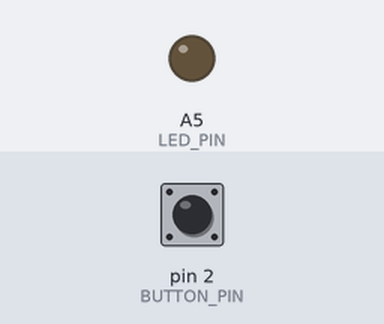
A sketch run on a simulated Arduino Uno, built with avr-gcc and run on an emulated ATmega328P. On the bench: output pins drawn as LEDs (lit = HIGH). The test bench sets the inputs (shaded band); at power-on: pin 2 (BUTTON_PIN) HIGH. What the sketch prints to the serial monitor is not drawn.

Above: at 1.2 s.
1.3 s: pin 2 (BUTTON_PIN) pulled LOW for 0.15 s
At 1.37 s:
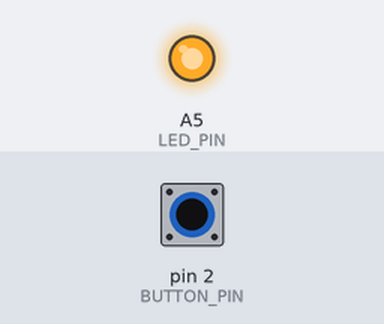
2.9 s: pin 2 (BUTTON_PIN) pulled LOW for 3.2 s
At 7.4 s:
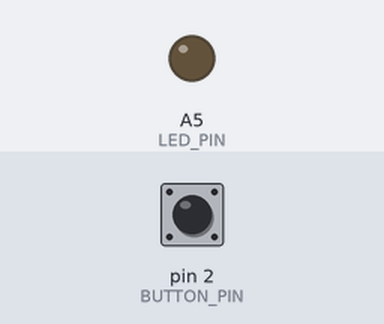
Timing chart, 0 to 8.9 s (numbered marks = the images above; inputs shaded):
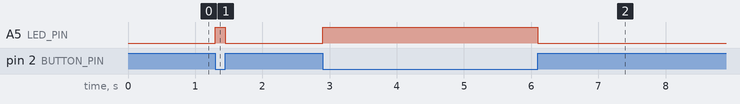

The sketch:

11_Interrupt_Toggle.ino
```cpp
// 아두이노 우노: 외부 인터럽트로 버튼을 누를 때와 뗄 때마다 LED 토글
// 우노의 인터럽트 핀은 D2, D3 두 개뿐이라 버튼은 D2에 연결
// 버튼: D2 (D2 - 버튼 - GND), LED: A5 (A5 - 220옴 - LED - GND)
const int BUTTON_PIN = 2;                // 버튼 핀 (인터럽트 0번)
const int LED_PIN    = A5;               // LED 핀
const unsigned long DEBOUNCE_MS = 50;    // 채터링(떨림) 무시 시간

volatile int ledState = LOW;             // LED 상태 (인터럽트에서 바뀌므로 volatile)
volatile bool changed = false;           // 인터럽트가 일어났는지 표시
volatile unsigned long lastInterruptTime = 0;  // 마지막으로 인정한 인터럽트 시각

// 인터럽트 서비스 루틴: 버튼 핀 값이 바뀔 때마다(누름/뗌) 자동으로 실행
void onButtonChange()
{
  unsigned long now = millis();
  if (now - lastInterruptTime > DEBOUNCE_MS)  // 떨림으로 생긴 인터럽트는 무시
  {
    ledState = !ledState;
    digitalWrite(LED_PIN, ledState);
    changed = true;
    lastInterruptTime = now;
  }
}

void setup()
{
  pinMode(BUTTON_PIN, INPUT_PULLUP);  // 안 누르면 HIGH, 누르면 LOW
  pinMode(LED_PIN, OUTPUT);
  digitalWrite(LED_PIN, ledState);
  Serial.begin(9600);

  // CHANGE: HIGH->LOW(누름), LOW->HIGH(뗌) 둘 다에서 인터럽트 발생
  attachInterrupt(digitalPinToInterrupt(BUTTON_PIN), onButtonChange, CHANGE);
  Serial.println("버튼을 누르고 뗄 때마다 LED가 토글됩니다");
}

void loop()
{
  // 시리얼 출력은 시간이 걸리므로 인터럽트 안이 아니라 loop에서 처리
  if (changed)
  {
    changed = false;
    Serial.println(ledState == HIGH ? "LED 켜짐" : "LED 꺼짐");
  }
}
```

Measured:
- after the input at 1.3 s, A5 (LED_PIN): LOW → HIGH at once, → LOW 0.15 s later
- after the input at 2.9 s, A5 (LED_PIN): LOW → HIGH at once, → LOW 3.2 s later
